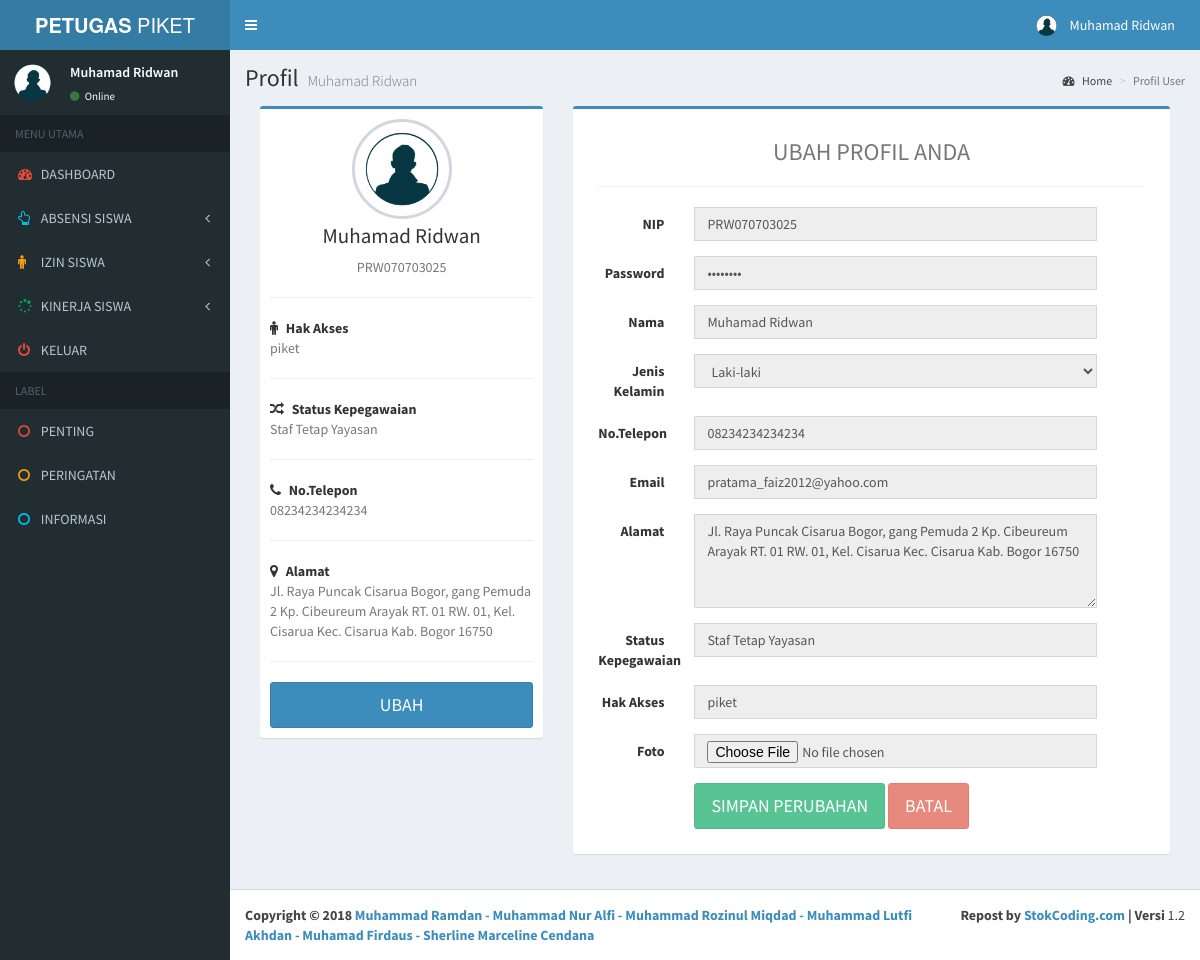
The app's page /hal_utama.php?menu=profil (signed in) with its own data.
### tables this page shows
CREATE TABLE IF NOT EXISTS `tbl_pegawai` (
  `nip` varchar(15) NOT NULL,
  `nama` varchar(100) NOT NULL,
  `jk` varchar(1) NOT NULL,
  `alamat` text,
  `no_telepon` varchar(15) DEFAULT NULL,
  `email` varchar(100) DEFAULT NULL,
  `kelompok` varchar(15) DEFAULT NULL,
  `status_kepegawaian` varchar(3) DEFAULT NULL,
  `hak_akses` varchar(20) DEFAULT NULL,
  `password` varchar(50) DEFAULT NULL,
  `foto` varchar(255) DEFAULT NULL,
  `tgl_update` timestamp NULL DEFAULT NULL,
  `user_update` varchar(50) DEFAULT NULL,
  PRIMARY KEY (`nip`)
);

### library/fungsi.php (called while the page is built, shortened)
<?php
	class oop{
		function caridata($table){
			$sql = mysql_fetch_array(mysql_query("SELECT * FROM $table"));
			return $sql;
		}
	}
?>

### piket/profil/profil.php (the view, shortened to what this page needs)
<?php
	$r = $aksi->caridata("tbl_pegawai WHERE nip = '$_SESSION[nip]'");
	if ($r['status_kepegawaian']=="GTY") {
		$status = "Guru Tetap Yayasan";
	}elseif($r['status_kepegawaian']=="GTT") {
		$status = "Gutu Tidak Tetap";
	}elseif($r['status_kepegawaian']=="STY") {
		$status = "Staf Tetap Yayasan";
	}elseif($r['status_kepegawaian']=="STT") {
		$status = "Staf Tidak Tetap";
	}
?>
<div class="content-wrapper">
	<section class="content-header">
		<h1>
	        Profil
        <small><?php echo $_SESSION['nama']; ?></small>
      	</h1>
	    <ol class="breadcrumb">
	        <li><a href="?menu=dashboard"><i class="fa fa-dashboard"></i> Home</a></li>
	    	<li class="active">Profil User</li>
	    </ol>
	</section>
	<section class="content">
		<div class="row">
			<div class="col-md-12">
				<div class="col-md-4">
					<div class="box box-primary">
			            <div class="box-body box-profile">
			              <img class="profile-user-img img-responsive img-circle" src="assets/images/<?php echo $_SESSION['foto'] ?>" alt="User profile picture">
			              <h3 class="profile-username text-center"><?php echo $_SESSION['nama']; ?></h3>
			              <p class="text-muted text-center"><?php echo $_SESSION['nip']; ?></p>
			              <hr>
			              <strong><i class="fa fa-male margin-r-5"></i> Hak Akses</strong>
			              <p class="text-muted"><?php echo $_SESSION['hak_akses']; ?></p>
			              <hr>
			              <strong><i class="fa fa-random margin-r-5"></i> Status Kepegawaian</strong>
			              <p class="text-muted"><?php echo $status; ?></p>
			              <hr>
			              <strong><i class="fa fa-phone margin-r-5"></i> No.Telepon</strong>
			              <p class="text-muted"><?php echo $r['no_telepon']; ?></p>
			              <hr>
			               <strong><i class="fa fa-map-marker margin-r-5"></i> Alamat</strong>
			              <p class="text-muted"><?php echo $r['alamat']; ?></p>
			              <hr>
			              <form method="post">
				              <button type="submit" name="ubah" class="btn btn-primary btn-lg btn-block">UBAH</button>
			              </form>
			            </div>
			        </div>
				</div>
				<?php
					if (!isset($_POST['ubah'])) {
						$read = "readonly";
						$dis = "disabled='disabled'";
						$a = "disabled";
					}else{
						$read = "";
						$dis = "";
						$a = "";
					}
				?>
				<div class="col-md-8">
					<div class="box box-primary">
						<div class="box-body">
							<div class="col-md-12">
								<center><h3 class="text-muted">UBAH PROFIL ANDA</h3></center>
								<hr>
								<form method="post" class="form-horizontal" enctype="multipart/form-data">
									<div class="form-group">
								        <label  class="col-sm-2 control-label">NIP</label>
								        <div class="col-sm-9">
								          <input type="text" class="form-control" name="nip" placeholder="Masukan NIP Anda...." required value="<?php echo @$r['nip']; ?>" readonly>
								        </div>
								    </div>
								    <div class="form-group">
								        <label  class="col-sm-2 control-label">Password</label>
								        <div class="col-sm-9">
								          <input type="password" id="password" minlength="8" maxlength="50" class="form-control" name="password" placeholder="Masukan password Anda...." required value="<?php echo @$r['password']; ?>" <?php echo @$read; ?>>
								        </div>
								    </div>
								    <div class="form-group">
								        <label  class="col-sm-2 control-label">Nama</label>
								        <div class="col-sm-9">
								          <input type="text" class="form-control" name="nama" placeholder="Masukan Nama Anda...." minlength="5" maxlength="100" required value="<?php echo @$r['nama']; ?>" <?php echo @$read; ?>>
								        </div>
								    </div>
								    <div class="form-group">
								        <label  class="col-sm-2 control-label">Jenis Kelamin</label>
								        <div class="col-sm-9">
								        	<select class="form-control" name="jk" required <?php echo @$dis; ?>>
								        		<option value="L" <?php if(@$r['jk']=="L"){echo "selected";} ?>>Laki-laki</option>
								        	</select>
								        </div>
								    </div>
								    <div class="form-group">
								        <label  class="col-sm-2 control-label">No.Telepon</label>
								        <div class="col-sm-9">
								          <input type="text" class="form-control" minlength="9" maxlength="15" name="no_telepon" placeholder="Masukan No.Telepon Anda...." required value="<?php echo @$r['no_telepon']; ?>" <?php echo @$read; ?> onkeypress="return event.charCode >= 48 && event.charCode <=57">
								        </div>
								    </div>
								    <div class="form-group">
								        <label  class="col-sm-2 control-label">Email</label>
								        <div class="col-sm-9">
								          <input type="email" class="form-control" name="email" minlength="10" maxlength="50" placeholder="Masukan Email Anda...." required value="<?php echo @$r['email']; ?>" <?php echo @$read; ?>>
								        </div>
								    </div>
								    <div class="form-group">
								        <label  class="col-sm-2 control-label">Alamat</label>
								        <div class="col-sm-9">
								        	<textarea placeholder="Masukan Alamat Anda" rows="4" class="form-control" required name="alamat" <?php echo @$read; ?>><?php echo @$r['alamat']; ?></textarea>
								        </div>
								    </div>
								     <div class="form-group">
								        <label  class="col-sm-2 control-label">Status Kepegawaian</label>
								        <div class="col-sm-9">
								          <input type="text" class="form-control" name="status" readonly placeholder="Masukan Status Anda...." required value="<?php echo @$status; ?>">
								        </div>
								    </div>
								    <div class="form-group">
								        <label  class="col-sm-2 control-label">Hak Akses</label>
								        <div class="col-sm-9">
								          <input type="text" class="form-control" name="akses" readonly placeholder="Masukan Akses Anda...." required value="<?php echo @$r['hak_akses']; ?>">
								        </div>
								    </div>
								    <div class="form-group">
								        <label  class="col-sm-2 control-label">Foto</label>
								        <div class="col-sm-9">
								          <input type="file" class="form-control" name="foto" placeholder="Buka Folder" <?php echo @$read; ?>>
								        </div>
								    </div>
								     <div class="form-group">
								        <label  class="col-sm-2 control-label">&nbsp;</label>
								        <div class="col-sm-9">
								          <input type="submit" class="btn btn-lg btn-success" name="simpan" value="SIMPAN PERUBAHAN" <?php echo @$dis; ?>>
								          <a href="?menu=profil" class="btn btn-lg btn-danger <?php echo @$a ?>">BATAL</a>
								        </div>
								    </div>
								</form>
							</div>
						</div>
					</div>
				</div>
			</div>
		</div>
	</section>
</div>

### hal_utama.php (shortened to what this page needs)
<?php
	include 'library/fungsi.php';
	$aksi = new oop();
?>
<!DOCTYPE html>
<html>
<head>
	<link rel="stylesheet" href="assets/css/bootstrap.min.css">
	<link rel="stylesheet" href="assets/css/style.css">
	<link rel="stylesheet" href="assets/dist/css/AdminLTE.min.css">
	<link rel="stylesheet" href="assets/dist/css/skins/skin-blue.min.css">
	<link rel="stylesheet" href="assets/dist/css/skins/_all-skins.min.css">
	<link rel="stylesheet" href="assets/plugins/bootstrap-slider/slider.css">
	<link rel="stylesheet" href="assets/plugins/bootstrap-wysihtml5/bootstrap3-wysihtml5.min.css">
	<link rel="stylesheet" href="assets/plugins/colorpicker/bootstrap-colorpicker.min.css">
	<link rel="stylesheet" href="assets/plugins/datatables/dataTables.bootstrap.css">
	<link rel="stylesheet" href="assets/plugins/datepicker/datepicker3.css">
	<link rel="stylesheet" href="assets/plugins/daterangepicker/daterangepicker.css">
	<link rel="stylesheet" href="assets/plugins/fullcalendar/fullcalendar.min.css">
	<link rel="stylesheet" href="assets/plugins/fullcalendar/fullcalendar.print.css" media="print">
	<link rel="stylesheet" href="assets/plugins/iCheck/all.css">
	<link rel="stylesheet" href="assets/plugins/iCheck/flat/blue.css">
	<link rel="stylesheet" href="assets/plugins/iCheck/square/blue.css">
	<link rel="stylesheet" href="assets/plugins/ionslider/ion.rangeSlider.css">
	<link rel="stylesheet" href="assets/plugins/ionslider/ion.rangeSlider.skinNice.css">
	<link rel="stylesheet" href="assets/plugins/jvectormap/jquery-jvectormap-1.2.2.css">
	<link rel="stylesheet" href="assets/plugins/morris/morris.css">
	<link rel="stylesheet" href="assets/plugins/pace/pace.min.css">
	<link rel="stylesheet" href="assets/plugins/select2/select2.min.css">
	<link rel="stylesheet" href="assets/plugins/timepicker/bootstrap-timepicker.min.css">
	<link rel="stylesheet" type="text/css" href="assets/select2/css/select2.css">
	<link rel="stylesheet" type="text/css" href="assets/select2/css/select2-bootrstrap.css">
	<link rel="stylesheet" href="assets/fonts/font-awesome.min.css">
	<link rel="stylesheet" href="assets/fonts/ionicons.min.css">
	<link rel="stylesheet" href="https://cdnjs.cloudflare.com/ajax/libs/font-awesome/4.5.0/css/font-awesome.min.css">
	<link rel="stylesheet" href="https://cdnjs.cloudflare.com/ajax/libs/ionicons/2.0.1/css/ionicons.min.css">
</head>
<body class="hold-transition skin-blue fixed sidebar-mini">
	<div class="wrapper">
		<header class="main-header">
		    <a href="#" class="logo">
		      <span class="logo-lg"><b>PETUGAS</b> PIKET</span>
		    </a>
		    <nav class="navbar navbar-static-top">
		      <a href="#" class="sidebar-toggle" data-toggle="offcanvas" role="button">
		      </a>
		      <div class="navbar-custom-menu">
		        <ul class="nav navbar-nav">
		          <li class="dropdown user user-menu">
		            <a href="#" class="dropdown-toggle" data-toggle="dropdown">
		              <img src="assets/images/<?php echo $_SESSION['foto'] ?>" class="user-image" alt="User Image">
		              <span class="hidden-xs" style="padding-right: 10px;"><?php echo @$_SESSION['nama']; ?></span>
		            </a>
		          </li>
		        </ul>
		      </div>
		    </nav>
		</header>
		  <aside class="main-sidebar">
		    <section class="sidebar">
		      <div class="user-panel">
		        <div class="pull-left image">
		          <img src="assets/images/<?php echo $_SESSION['foto'] ?>" class="img-circle" alt="User Image">
		        </div>
		        <div class="pull-left info">
		          <p><a href="?menu=profil" style="color: white;"><?php echo @$_SESSION['nama']; ?></a></p>
		          <a href="#"><i class="fa fa-circle text-success"></i> Online</a>
		        </div>
		      </div>
		      <ul class="sidebar-menu">
		        <li class="header">MENU UTAMA</li>
		        <li class="treeview <?php if(@$_GET['menu']=="dashboard"){ echo 'active';} ?>">
		          <a href="hal_utama.php?menu=dashboard">
		            <i class="fa fa-dashboard text-red"></i> <span>DASHBOARD</span>
		          </a>
		        </li>
		        <li class="treeview <?php if(@$_GET['menu']=="absensi_form" || @$_GET['menu']=="absensi_laporan" ){ echo 'active';} ?>">
		          <a href="#">
		            <i class="fa fa-hand-o-up text-aqua"></i>
		            <span>ABSENSI SISWA</span>
		            <span class="pull-right-container">
		              <i class="fa fa-angle-left pull-right"></i>
		            </span>
		          </a>
		        </li>
		         <li class="treeview <?php if(@$_GET['menu']=="izin_form" || @$_GET['menu']=="izin_laporan" ){ echo 'active';} ?>">
		          <a href="#">
		            <i class="fa fa-male text-yellow"></i>
		            <span>IZIN SISWA</span>
		            <span class="pull-right-container">
		              <i class="fa fa-angle-left pull-right"></i>
		            </span>
		          </a>
		        </li>
		         <li class="treeview <?php if(@$_GET['menu']=="kinerja_form" || @$_GET['menu']=="kinerja_laporan" || @$_GET['menu']=="surat_peringatan" ){ echo 'active';} ?>">
		          <a href="#">
		            <i class="fa fa-spinner text-green"></i>
		            <span>KINERJA SISWA</span>
		            <span class="pull-right-container">
		              <i class="fa fa-angle-left pull-right"></i>
		            </span>
		          </a>
		        </li>
		        <li><a href="?logout" onclick="return confirm('Yakin akan keluar dari Aplikasi ini ?')"><i class="fa fa-power-off text-red"></i> <span>KELUAR</span></a></li>
		        <li class="header">LABEL</li>
		        <li><a href="#"><i class="fa fa-circle-o text-red"></i> <span>PENTING</span></a></li>
		        <li><a href="#"><i class="fa fa-circle-o text-yellow"></i> <span>PERINGATAN</span></a></li>
		        <li><a href="#"><i class="fa fa-circle-o text-aqua"></i> <span>INFORMASI</span></a></li>
		      </ul>
		    </section>
		  </aside>
	<?php
		switch (@$_GET['menu']) {
			case 'profil': include 'piket/profil/profil.php'; break;
	}
	 ?>
		<footer class="main-footer">
			<div class="pull-right hidden-xs">
				<strong>Repost by <a href='https://stokcoding.com/' title='StokCoding.com' target='_blank'>StokCoding.com</a>
				| Versi</strong> 1.2
			</div>
			<strong>Copyright &copy; 2018 <a href="#">Muhammad Ramdan - Muhammad Nur Alfi - Muhammad Rozinul Miqdad - Muhammad Lutfi Akhdan -  Muhamad Firdaus - Sherline Marceline Cendana &nbsp;</a></strong>
		</footer>
	</div>
	</body>
</html>

### records on screen
tbl_pegawai: status_kepegawaian "Staf Tetap Yayasan", no_telepon "08234234234234", alamat "Jl. Raya Puncak Cisarua Bogor, gang Pemuda 2 Kp. Cibeureum Arayak RT. 01 RW. 01, Kel. Cisarua Kec. Cisarua Kab. Bogor 16750", nip "PRW070703025", nama "Muhamad Ridwan", jk "Laki-laki", email "pratama_faiz2012@yahoo.com", status "Staf Tetap Yayasan", akses "piket"

### other values on screen
$_SESSION['nama'] "Muhamad Ridwan"
$_SESSION['nip'] "PRW070703025"
$_SESSION['hak_akses'] "piket"
